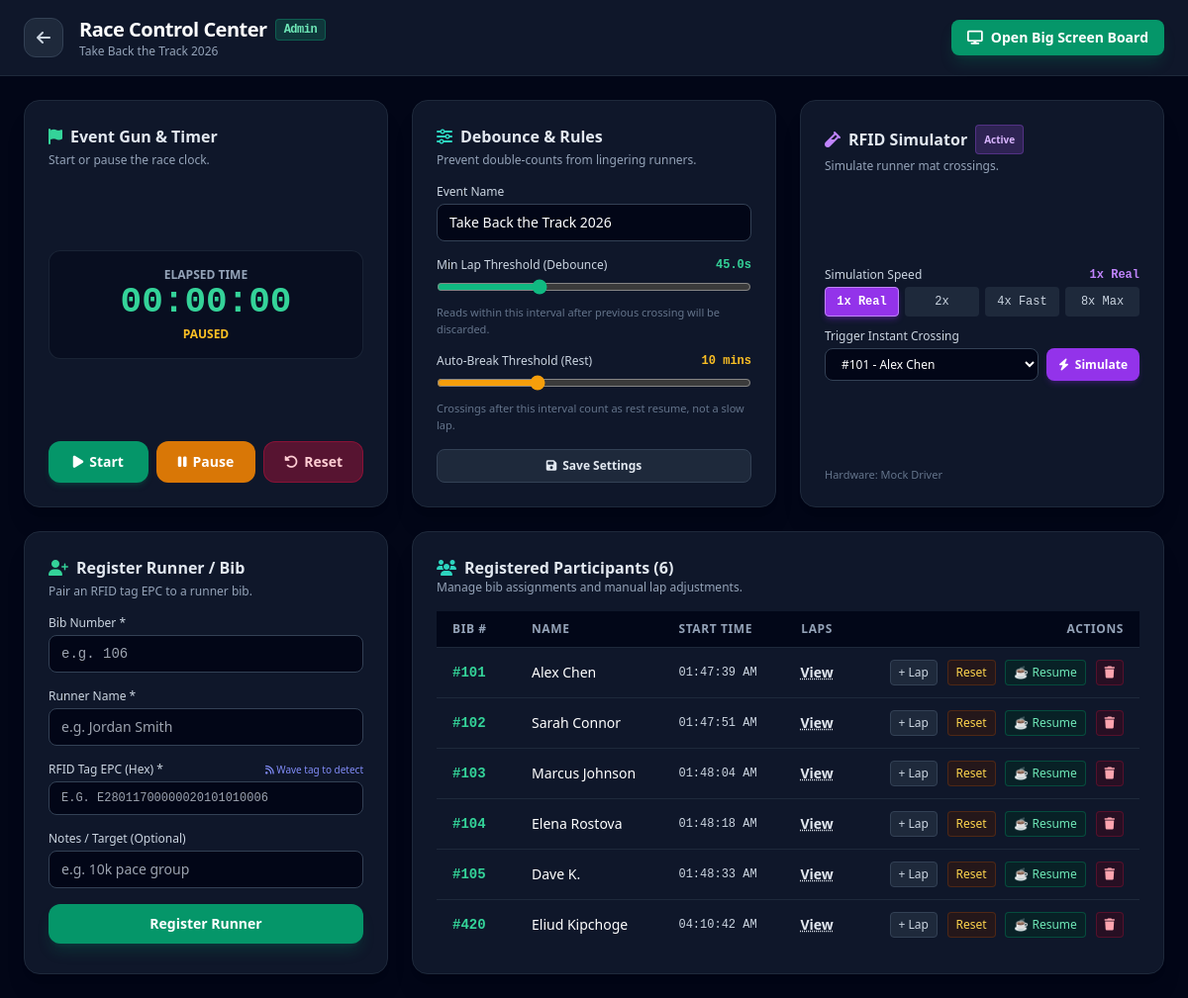
The page /admin on the database its author committed.
### tables this page shows
CREATE TABLE event_state (
                id INTEGER PRIMARY KEY CHECK (id = 1),
                name TEXT NOT NULL,
                is_active INTEGER DEFAULT 0,
                start_time REAL,
                min_lap_seconds REAL DEFAULT 45.0
            , max_lap_rest_seconds REAL DEFAULT 600.0);

CREATE TABLE participants (
                bib_number INTEGER PRIMARY KEY,
                name TEXT NOT NULL,
                epc TEXT UNIQUE NOT NULL,
                notes TEXT DEFAULT '',
                created_at REAL NOT NULL
            , start_time REAL DEFAULT NULL, last_crossing_time REAL DEFAULT NULL);

### web/app.py (the view)
@app.get("/admin", response_class=HTMLResponse)
async def admin_page(request: Request):
    event_state = db.get_event_state()
    participants = db.get_all_participants()
    leaderboard = db.get_leaderboard()
    return templates.TemplateResponse(
        request=request,
        name="admin.html",
        context={
            "event": event_state,
            "participants": participants,
            "leaderboard": leaderboard,
            "is_mock": use_mock
        }
    )

### web/templates/admin.html (shortened to what this page needs)
<!DOCTYPE html>
<html lang="en" class="dark">
<head>
  <script src="https://cdn.tailwindcss.com"></script>
  <link rel="stylesheet" href="https://cdnjs.cloudflare.com/ajax/libs/font-awesome/6.4.0/css/all.min.css">
</head>
<body class="bg-slate-950 text-slate-100 min-h-screen flex flex-col font-sans antialiased">
  <header class="bg-slate-900 border-b border-slate-800 px-6 py-4 flex flex-wrap items-center justify-between gap-4 sticky top-0 z-50">
    <div class="flex items-center space-x-4">
      <a href="/leaderboard" class="w-10 h-10 rounded-xl bg-slate-800 hover:bg-slate-700 border border-slate-700 flex items-center justify-center text-slate-300 font-bold transition">
        <i class="fa-solid fa-arrow-left"></i>
      </a>
      <div>
        <h1 class="text-xl font-black tracking-tight text-white flex items-center gap-2">
          Race Control Center
          <span class="text-xs bg-emerald-500/20 text-emerald-300 border border-emerald-500/30 px-2 py-0.5 rounded font-mono">Admin</span>
        </h1>
        <p class="text-xs text-slate-400">{{ event.name }}</p>
      </div>
    </div>
    <div class="flex items-center space-x-3">
      <a href="/leaderboard" target="_blank" class="bg-emerald-600 hover:bg-emerald-500 text-white px-4 py-2 rounded-lg text-sm font-semibold transition flex items-center gap-2 shadow-lg shadow-emerald-600/20">
        <i class="fa-solid fa-display"></i> Open Big Screen Board
      </a>
    </div>
  </header>
  <main class="flex-1 max-w-7xl w-full mx-auto p-6 space-y-6">
    <div class="grid grid-cols-1 md:grid-cols-3 gap-6">
      <div class="bg-slate-900 border border-slate-800 rounded-2xl p-6 shadow-xl flex flex-col justify-between">
        <div>
          <h2 class="text-base font-bold text-slate-200 mb-1 flex items-center gap-2">
            <i class="fa-solid fa-flag text-emerald-400"></i> Event Gun & Timer
          </h2>
          <p class="text-xs text-slate-400 mb-4">Start or pause the race clock.</p>
        </div>
        <div class="flex flex-col items-center justify-center py-4 bg-slate-950/50 rounded-xl border border-slate-800/80 mb-4">
          <div class="text-xs uppercase font-semibold text-slate-400">Elapsed Time</div>
          <div id="adminRaceClock" class="text-4xl font-mono font-black text-emerald-400 tabular-nums">00:00:00</div>
          <div id="adminStatusText" class="text-xs font-bold mt-1 text-slate-400">{% if event.is_active %}RUNNING{% else %}STOPPED{% endif %}</div>
        </div>
        <div class="grid grid-cols-3 gap-2">
          <button onclick="startRace()" class="bg-emerald-600 hover:bg-emerald-500 text-white font-bold py-2.5 px-3 rounded-xl text-sm transition flex items-center justify-center gap-1.5 shadow-md shadow-emerald-600/20">
            <i class="fa-solid fa-play"></i> Start
          </button>
          <button onclick="pauseRace()" class="bg-amber-600 hover:bg-amber-500 text-white font-bold py-2.5 px-3 rounded-xl text-sm transition flex items-center justify-center gap-1.5">
            <i class="fa-solid fa-pause"></i> Pause
          </button>
          <button onclick="resetRace()" class="bg-rose-900/60 hover:bg-rose-800 border border-rose-700/50 text-rose-200 font-bold py-2.5 px-3 rounded-xl text-sm transition flex items-center justify-center gap-1.5">
            <i class="fa-solid fa-rotate-left"></i> Reset
          </button>
        </div>
      </div>
      <div class="bg-slate-900 border border-slate-800 rounded-2xl p-6 shadow-xl flex flex-col justify-between">
        <div>
          <h2 class="text-base font-bold text-slate-200 mb-1 flex items-center gap-2">
            <i class="fa-solid fa-sliders text-teal-400"></i> Debounce & Rules
          </h2>
          <p class="text-xs text-slate-400 mb-4">Prevent double-counts from lingering runners.</p>
        </div>
        <div class="space-y-4">
          <div>
            <label class="block text-xs font-medium text-slate-300 mb-1">Event Name</label>
            <input type="text" id="settingName" value="{{ event.name }}"
                   onkeydown="if(event.key === 'Enter'){ event.preventDefault(); saveSettings(); }"
                   class="w-full bg-slate-950 border border-slate-700 rounded-lg px-3 py-2 text-sm text-white focus:outline-none focus:border-emerald-500">
          </div>
          <div>
            <div class="flex justify-between items-center mb-1">
              <label class="block text-xs font-medium text-slate-300">Min Lap Threshold (Debounce)</label>
              <span id="minLapVal" class="text-xs font-mono font-bold text-emerald-400">{{ event.min_lap_seconds }}s</span>
            </div>
            <input type="range" id="settingMinLap" min="10" max="120" step="5" value="{{ event.min_lap_seconds }}"
                   oninput="document.getElementById('minLapVal').innerText = this.value + 's'" class="w-full accent-emerald-500 cursor-pointer">
            <p class="text-[11px] text-slate-500 mt-1">Reads within this interval after previous crossing will be discarded.</p>
          </div>
          <div>
            <div class="flex justify-between items-center mb-1">
              <label class="block text-xs font-medium text-slate-300">Auto-Break Threshold (Rest)</label>
              <span id="maxRestVal" class="text-xs font-mono font-bold text-amber-400">{{ (event.max_lap_rest_seconds / 60) | int }} mins</span>
            </div>
            <input type="range" id="settingMaxRest" min="60" max="1800" step="60" value="{{ event.max_lap_rest_seconds }}"
                   oninput="document.getElementById('maxRestVal').innerText = Math.round(this.value / 60) + ' mins'" class="w-full accent-amber-500 cursor-pointer">
            <p class="text-[11px] text-slate-500 mt-1">Crossings after this interval count as rest resume, not a slow lap.</p>
          </div>
          <div class="flex items-center gap-2">
            <button type="button" onclick="saveSettings()" id="saveSettingsBtn" class="flex-1 bg-slate-800 hover:bg-slate-700 border border-slate-700 text-slate-200 font-semibold py-2 rounded-lg text-xs transition flex items-center justify-center gap-1.5">
              <i class="fa-solid fa-floppy-disk"></i> Save Settings
            </button>
          </div>
        </div>
      </div>
      <div class="bg-slate-900 border border-slate-800 rounded-2xl p-6 shadow-xl flex flex-col justify-between">
        <div>
          <h2 class="text-base font-bold text-slate-200 mb-1 flex items-center gap-2">
            <i class="fa-solid fa-vial text-purple-400"></i> RFID Simulator
            {% if is_mock %}<span class="text-[10px] bg-purple-500/20 text-purple-300 border border-purple-500/30 px-2 py-0.5 rounded">Active</span>{% endif %}
          </h2>
          <p class="text-xs text-slate-400 mb-4">Simulate runner mat crossings.</p>
        </div>
        <div class="space-y-3">
          <div>
            <div class="flex justify-between items-center mb-1">
              <label class="block text-xs font-medium text-slate-300">Simulation Speed</label>
              <span id="activeSpeedLabel" class="text-xs font-mono font-bold text-purple-400">1x Real</span>
            </div>
            <div class="grid grid-cols-4 gap-1.5" id="speedBtnGroup">
              <button id="speedBtn-1" onclick="setSimSpeed(1.0)" class="speed-btn bg-purple-600 border border-purple-400 text-white font-bold py-1.5 rounded text-xs font-mono shadow-md shadow-purple-600/30">1x Real</button>
              <button id="speedBtn-2" onclick="setSimSpeed(2.0)" class="speed-btn bg-slate-800 hover:bg-slate-700 py-1.5 rounded text-xs font-mono text-slate-300 border border-transparent">2x</button>
              <button id="speedBtn-4" onclick="setSimSpeed(4.0)" class="speed-btn bg-slate-800 hover:bg-slate-700 py-1.5 rounded text-xs font-mono text-slate-300 border border-transparent">4x Fast</button>
              <button id="speedBtn-8" onclick="setSimSpeed(8.0)" class="speed-btn bg-slate-800 hover:bg-slate-700 py-1.5 rounded text-xs font-mono text-slate-300 border border-transparent">8x Max</button>
            </div>
          </div>
          <div>
            <label class="block text-xs font-medium text-slate-300 mb-1">Trigger Instant Crossing</label>
            <div class="flex gap-2">
              <select id="quickSimBib" class="bg-slate-950 border border-slate-700 rounded-lg px-3 py-1.5 text-xs text-white flex-1">
  {%- set lb_by_bib = {} %}
              {% for p in participants %}
                <option value="{{ p.bib_number }}">#{{ p.bib_number }} - {{ p.name }}</option>
                {% endfor %}
              </select>
              <button id="triggerCrossingBtn" onclick="triggerCrossingNow()" class="bg-purple-600 hover:bg-purple-500 text-white font-semibold text-xs px-3 py-1.5 rounded-lg transition flex items-center gap-1.5 shadow-md shadow-purple-600/20">
                <i class="fa-solid fa-bolt"></i> Simulate
              </button>
            </div>
          </div>
        </div>
        <div class="text-[11px] text-slate-500 mt-2">
          Hardware: {% if is_mock %}Mock Driver{% else %}Serial UART ({{ event.serial_port }}){% endif %}
        </div>
      </div>
    </div>
    <div class="grid grid-cols-1 lg:grid-cols-3 gap-6">
      <div class="bg-slate-900 border border-slate-800 rounded-2xl p-6 shadow-xl">
        <h2 class="text-base font-bold text-slate-200 mb-1 flex items-center gap-2">
          <i class="fa-solid fa-user-plus text-emerald-400"></i> Register Runner / Bib
        </h2>
        <p class="text-xs text-slate-400 mb-4">Pair an RFID tag EPC to a runner bib.</p>
        <form id="addRunnerForm" onsubmit="registerRunner(event)" class="space-y-4">
          <div>
            <label class="block text-xs font-medium text-slate-300 mb-1">Bib Number *</label>
            <input type="number" id="regBib" required placeholder="e.g. 106" class="w-full bg-slate-950 border border-slate-700 rounded-lg px-3 py-2 text-sm text-white focus:outline-none focus:border-emerald-500 font-mono">
          </div>
          <div>
            <label class="block text-xs font-medium text-slate-300 mb-1">Runner Name *</label>
            <input type="text" id="regName" required placeholder="e.g. Jordan Smith" class="w-full bg-slate-950 border border-slate-700 rounded-lg px-3 py-2 text-sm text-white focus:outline-none focus:border-emerald-500">
          </div>
          <div>
            <div class="flex justify-between items-center mb-1">
              <label class="block text-xs font-medium text-slate-300">RFID Tag EPC (Hex) *</label>
              <span class="text-[10px] text-indigo-400"><i class="fa-solid fa-rss"></i> Wave tag to detect</span>
            </div>
            <input type="text" id="regEpc" required placeholder="e.g. E28011700000020101010006" class="w-full bg-slate-950 border border-slate-700 rounded-lg px-3 py-2 text-xs text-white font-mono focus:outline-none focus:border-emerald-500 uppercase">
          </div>
          <div>
            <label class="block text-xs font-medium text-slate-300 mb-1">Notes / Target (Optional)</label>
            <input type="text" id="regNotes" placeholder="e.g. 10k pace group" class="w-full bg-slate-950 border border-slate-700 rounded-lg px-3 py-2 text-sm text-white focus:outline-none focus:border-emerald-500">
          </div>
          <button type="submit" class="w-full bg-emerald-600 hover:bg-emerald-500 text-white font-bold py-2.5 rounded-xl text-sm transition shadow-lg shadow-emerald-600/20">
            Register Runner
          </button>
        </form>
      </div>
      <div class="lg:col-span-2 bg-slate-900 border border-slate-800 rounded-2xl p-6 shadow-xl">
        <div class="flex justify-between items-center mb-4">
          <div>
            <h2 class="text-base font-bold text-slate-200 flex items-center gap-2">
              <i class="fa-solid fa-users text-teal-400"></i> Registered Participants ({{ participants | length }})
            </h2>
            <p class="text-xs text-slate-400">Manage bib assignments and manual lap adjustments.</p>
          </div>
        </div>
        <div class="overflow-x-auto max-h-[380px] overflow-y-auto">
          <table class="w-full text-left border-collapse">
            <thead class="sticky top-0 bg-slate-950/90 text-xs font-semibold text-slate-400 uppercase tracking-wider border-b border-slate-800">
              <tr>
                <th class="py-2.5 px-4 w-20">Bib #</th>
                <th class="py-2.5 px-4">Name</th>
                <th class="py-2.5 px-4">Start Time</th>
                <th class="py-2.5 px-4 text-center">Laps</th>
                <th class="py-2.5 px-4 text-right">Actions</th>
              </tr>
            </thead>
            <tbody id="participantsTableBody" class="divide-y divide-slate-800 text-sm">
{%- set lb_by_bib = {} %}
              {% for p in participants %}
              <tr class="hover:bg-slate-800/40">
                <td class="py-3 px-4 font-mono font-bold text-emerald-400">#{{ p.bib_number }}</td>
                <td class="py-3 px-4 font-medium text-white">{{ p.name }}</td>
                <td class="py-3 px-4 text-xs font-mono">
                  {% if p.start_time %}
                    <span class="text-slate-300" id="start-time-{{ p.bib_number }}">
                    </span>
                  {% else %}
                    <span class="text-slate-500 italic">Not started</span>
                  {% endif %}
                </td>
                <td class="py-3 px-4 text-center font-bold text-slate-200">
                  <a href="/runner/{{ p.bib_number }}" class="hover:text-emerald-400 underline decoration-dotted">View</a>
                </td>
                <td class="py-3 px-4 text-right space-x-1.5">
                  <button onclick="promptManualLap({{ p.bib_number }})" title="Add manual lap" class="text-xs bg-slate-800 hover:bg-slate-700 text-slate-300 border border-slate-700 px-2 py-1 rounded">
                    + Lap
                  </button>
                  {% if p.start_time %}
                  <button onclick="resetRunnerStart({{ p.bib_number }})" title="Reset runner start & laps" class="text-xs bg-amber-950/40 hover:bg-amber-900 border border-amber-800/40 text-amber-300 px-2 py-1 rounded">
                    Reset
                  </button>
                  {% endif %}
                  {%- set rstatus = lb_by_bib.get(p.bib_number, {}).get('status', 'not_started') %}
                  {% if rstatus == 'on_break' %}
                  <button onclick="endBreak({{ p.bib_number }})" title="Resume runner from break" class="text-xs bg-emerald-950/50 hover:bg-emerald-900 border border-emerald-700/50 text-emerald-300 px-2 py-1 rounded">
                    ☕ Resume
                  </button>
                  {% elif rstatus == 'active' %}
                  <button onclick="startBreak({{ p.bib_number }})" title="Put runner on break" class="text-xs bg-amber-950/50 hover:bg-amber-900 border border-amber-700/50 text-amber-300 px-2 py-1 rounded">
                    ☕ Break
                  </button>
                  {% endif %}
                  <button onclick="deleteParticipant({{ p.bib_number }})" title="Remove runner" class="text-xs bg-rose-950/40 hover:bg-rose-900 text-rose-300 border border-rose-800/40 px-2 py-1 rounded">
                    <i class="fa-solid fa-trash"></i>
                  </button>
                </td>
              </tr>
              {% endfor %}
            </tbody>
          </table>
        </div>
      </div>
    </div>
  </main>
</body>
</html>

### rows shown on the page
event_state: name "Take Back the Track 2026", min_lap_seconds "45.0", min_lap_seconds "45", (event.max_lap_rest_seconds/60)|int "10", max_lap_rest_seconds "600"
participants: bib_number "101", name "Alex Chen"
participants: bib_number "102", name "Sarah Connor"
participants: bib_number "103", name "Marcus Johnson"
participants: bib_number "104", name "Elena Rostova"
participants: bib_number "105", name "Dave K."
participants: bib_number "420", name "Eliud Kipchoge"

### other values the page prints
{{ participants | length }} "6"
